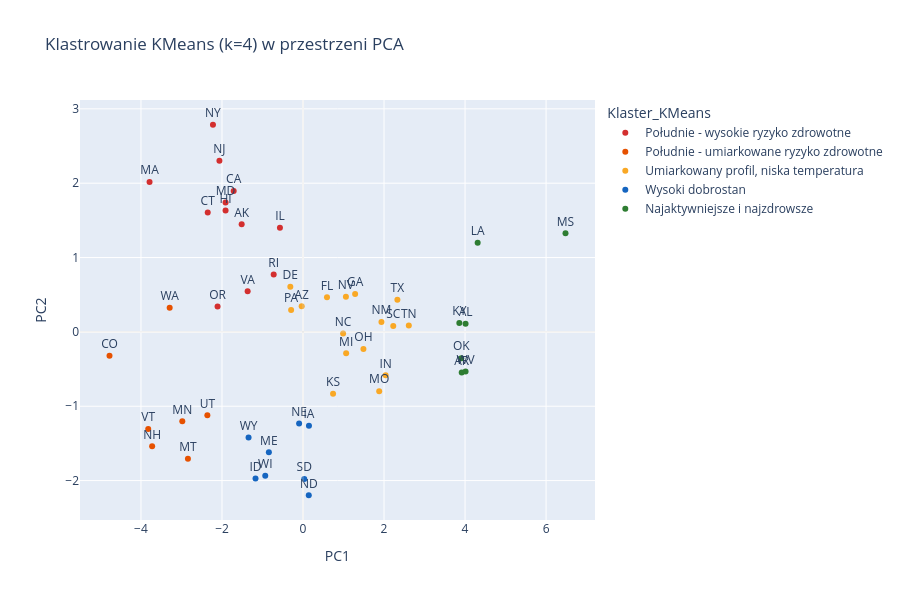

The notebook cell saved with this chart:
### Code cell
df_pca["Klaster_KMeans"] = df_state["Klaster_KMeans"].values

fig_km = px.scatter(
    df_pca,
    x="PC1",
    y="PC2",
    text="LocationAbbr",
    color="Klaster_KMeans",
    color_discrete_map=CLUSTER_PALETTE,
    category_orders={"Klaster_KMeans": CLUSTER_ORDER},
    hover_data=["LocationDesc", "Obesity", "NoActivity", "Region"],
    title="Klastrowanie KMeans (k=4) w przestrzeni PCA",
    height=600,
)

fig_km.update_traces(textposition="top center", selector=dict(mode="markers+text"))
fig_km.add_hline(y=0, line_width=0.5, line_color="lightgray")
fig_km.add_vline(x=0, line_width=0.5, line_color="lightgray")

fig_km.show()

### Figure 1 — Plotly figure (JSON) as saved in the notebook; plotly's stock layout.template omitted (floating-point values rounded to 4 significant figures)
{"data": [{"customdata": [["Alaska", 30, 20.65, "West"], ["California", 26, 21.7, "West"], ["Connecticut", 28.25, 22.95, "Northeast"], ["Hawaii", 24.95, 22.15, "West"], ["Illinois", 31.7, 25.1, "Midwest"], ["Maryland", 31.6, 23.15, "South"], ["Massachusetts", 25.45, 24.4, "Northeast"], ["New Jersey", 25.7, 28.5, "Northeast"], ["New York", 27.35, 25.5, "Northeast"], ["Oregon", 29.45, 21.6, "West"], ["Rhode Island", 28.85, 25.9, "Northeast"], ["Virginia", 31.15, 23.65, "South"]], "hovertemplate": "Klaster_KMeans=Południe - wysokie ryzyko zdrowotne<br>PC1=%{x}<br>PC2=%{y}<br>LocationAbbr=%{text}<br>LocationDesc=%{customdata[0]}<br>Obesity=%{customdata[1]}<br>NoActivity=%{customdata[2]}<br>Region=%{customdata[3]}<extra></extra>", "legendgroup": "Południe - wysokie ryzyko zdrowotne", "marker": {"color": "#D32F2F", "symbol": "circle"}, "mode": "markers+text", "name": "Południe - wysokie ryzyko zdrowotne", "orientation": "v", "showlegend": true, "text": ["AK", "CA", "CT", "HI", "IL", "MD", "MA", "NJ", "NY", "OR", "RI", "VA"], "textposition": "top center", "type": "scatter", "x": [-1.515, -1.711, -2.352, -1.912, -0.5696, -1.912, -3.788, -2.063, -2.223, -2.109, -0.7235, -1.367], "xaxis": "x", "y": [1.447, 1.894, 1.607, 1.631, 1.402, 1.741, 2.017, 2.303, 2.786, 0.3402, 0.7733, 0.5464], "yaxis": "y"}, {"customdata": [["Colorado", 23.4, 17.55, "West"], ["Minnesota", 30.1, 20.2, "Midwest"], ["Montana", 27.6, 21.2, "West"], ["New Hampshire", 30.7, 21.6, "Northeast"], ["Utah", 28.5, 18, "West"], ["Vermont", 27.05, 19.45, "Northeast"], ["Washington", 28.5, 18.4, "West"]], "hovertemplate": "Klaster_KMeans=Południe - umiarkowane ryzyko zdrowotne<br>PC1=%{x}<br>PC2=%{y}<br>LocationAbbr=%{text}<br>LocationDesc=%{customdata[0]}<br>Obesity=%{customdata[1]}<br>NoActivity=%{customdata[2]}<br>Region=%{customdata[3]}<extra></extra>", "legendgroup": "Południe - umiarkowane ryzyko zdrowotne", "marker": {"color": "#E65100", "symbol": "circle"}, "mode": "markers+text", "name": "Południe - umiarkowane ryzyko zdrowotne", "orientation": "v", "showlegend": true, "text": ["CO", "MN", "MT", "NH", "UT", "VT", "WA"], "textposition": "top center", "type": "scatter", "x": [-4.777, -2.98, -2.841, -3.724, -2.361, -3.821, -3.292], "xaxis": "x", "y": [-0.3221, -1.202, -1.707, -1.54, -1.123, -1.308, 0.3257], "yaxis": "y"}, {"customdata": [["Arizona", 30.45, 23.1, "West"], ["Delaware", 33.95, 26.7, "South"], ["Florida", 28.85, 26.65, "South"], ["Georgia", 32.8, 27.05, "South"], ["Indiana", 34.7, 29.15, "Midwest"], ["Kansas", 34.8, 24.8, "Midwest"], ["Michigan", 34.5, 24.6, "Midwest"], ["Missouri", 34.9, 28.35, "Midwest"], ["Nevada", 30.05, 25.4, "West"], ["New Mexico", 32, 23.8, "West"], ["North Carolina", 33.5, 25.1, "South"], ["Ohio", 34.4, 26.85, "Midwest"], ["Pennsylvania", 32.05, 24.8, "Northeast"], ["South Carolina", 34.85, 27.75, "South"], ["Tennessee", 35.45, 30.5, "South"], ["Texas", 34.4, 26.4, "South"]], "hovertemplate": "Klaster_KMeans=Umiarkowany profil, niska temperatura<br>PC1=%{x}<br>PC2=%{y}<br>LocationAbbr=%{text}<br>LocationDesc=%{customdata[0]}<br>Obesity=%{customdata[1]}<br>NoActivity=%{customdata[2]}<br>Region=%{customdata[3]}<extra></extra>", "legendgroup": "Umiarkowany profil, niska temperatura", "marker": {"color": "#F9A825", "symbol": "circle"}, "mode": "markers+text", "name": "Umiarkowany profil, niska temperatura", "orientation": "v", "showlegend": true, "text": ["AZ", "DE", "FL", "GA", "IN", "KS", "MI", "MO", "NV", "NM", "NC", "OH", "PA", "SC", "TN", "TX"], "textposition": "top center", "type": "scatter", "x": [-0.03294, -0.3132, 0.5918, 1.286, 2.039, 0.7419, 1.065, 1.881, 1.059, 1.936, 0.9895, 1.491, -0.2938, 2.227, 2.611, 2.33], "xaxis": "x", "y": [0.3437, 0.6087, 0.4657, 0.5112, -0.5845, -0.8329, -0.2876, -0.7974, 0.4712, 0.1344, -0.02171, -0.2287, 0.2956, 0.07832, 0.0858, 0.4332], "yaxis": "y"}, {"customdata": [["Idaho", 28.95, 22.15, "West"], ["Iowa", 34.6, 24.7, "Midwest"], ["Maine", 31.05, 26.3, "Northeast"], ["Nebraska", 34.1, 25.35, "Midwest"], ["North Dakota", 34.95, 25.15, "Midwest"], ["South Dakota", 31.55, 27, "Midwest"], ["Wisconsin", 33.1, 22.5, "Midwest"], ["Wyoming", 29.35, 23.15, "West"]], "hovertemplate": "Klaster_KMeans=Wysoki dobrostan<br>PC1=%{x}<br>PC2=%{y}<br>LocationAbbr=%{text}<br>LocationDesc=%{customdata[0]}<br>Obesity=%{customdata[1]}<br>NoActivity=%{customdata[2]}<br>Region=%{customdata[3]}<extra></extra>", "legendgroup": "Wysoki dobrostan", "marker": {"color": "#1565C0", "symbol": "circle"}, "mode": "markers+text", "name": "Wysoki dobrostan", "orientation": "v", "showlegend": true, "text": ["ID", "IA", "ME", "NE", "ND", "SD", "WI", "WY"], "textposition": "top center", "type": "scatter", "x": [-1.172, 0.1469, -0.8431, -0.09662, 0.1425, 0.03115, -0.9322, -1.345], "xaxis": "x", "y": [-1.97, -1.261, -1.62, -1.231, -2.197, -1.979, -1.934, -1.42], "yaxis": "y"}, {"customdata": [["Alabama", 36.15, 31.1, "South"], ["Arkansas", 37.25, 31.1, "South"], ["Kentucky", 36.55, 32.6, "South"], ["Louisiana", 36.35, 31.35, "South"], ["Mississippi", 40.15, 34.85, "South"], ["Oklahoma", 35.8, 30.6, "South"], ["West Virginia", 39.6, 29.7, "South"]], "hovertemplate": "Klaster_KMeans=Najaktywniejsze i najzdrowsze<br>PC1=%{x}<br>PC2=%{y}<br>LocationAbbr=%{text}<br>LocationDesc=%{customdata[0]}<br>Obesity=%{customdata[1]}<br>NoActivity=%{customdata[2]}<br>Region=%{customdata[3]}<extra></extra>", "legendgroup": "Najaktywniejsze i najzdrowsze", "marker": {"color": "#2E7D32", "symbol": "circle"}, "mode": "markers+text", "name": "Najaktywniejsze i najzdrowsze", "orientation": "v", "showlegend": true, "text": ["AL", "AR", "KY", "LA", "MS", "OK", "WV"], "textposition": "top center", "type": "scatter", "x": [4.013, 3.918, 3.859, 4.311, 6.48, 3.908, 4.013], "xaxis": "x", "y": [0.11, -0.5454, 0.1211, 1.199, 1.325, -0.3533, -0.5328], "yaxis": "y"}], "layout": {"height": 600, "legend": {"title": {"text": "Klaster_KMeans"}, "tracegroupgap": 0}, "shapes": [{"line": {"color": "lightgray", "width": 0.5}, "type": "line", "x0": 0, "x1": 1, "xref": "x domain", "y0": 0, "y1": 0, "yref": "y"}, {"line": {"color": "lightgray", "width": 0.5}, "type": "line", "x0": 0, "x1": 0, "xref": "x", "y0": 0, "y1": 1, "yref": "y domain"}], "title": {"text": "Klastrowanie KMeans (k=4) w przestrzeni PCA"}, "xaxis": {"anchor": "y", "domain": [0, 1], "title": {"text": "PC1"}}, "yaxis": {"anchor": "x", "domain": [0, 1], "title": {"text": "PC2"}}}}
